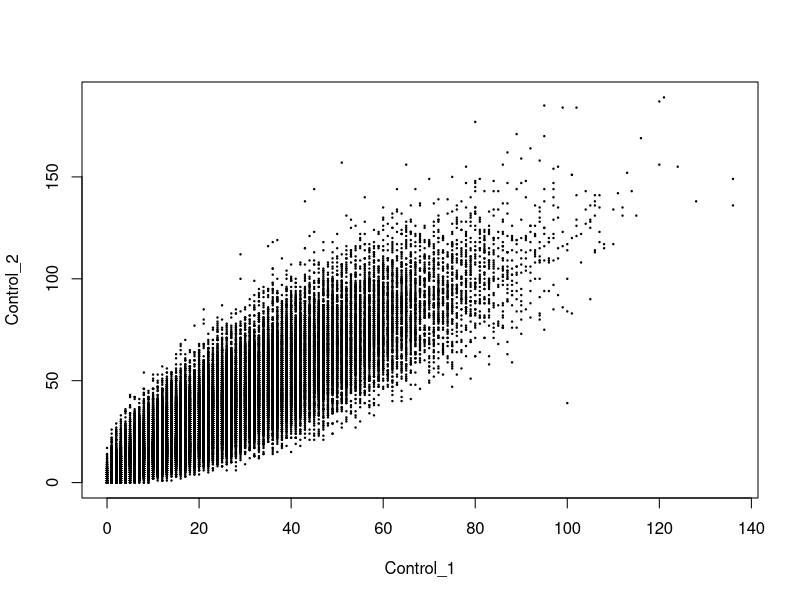
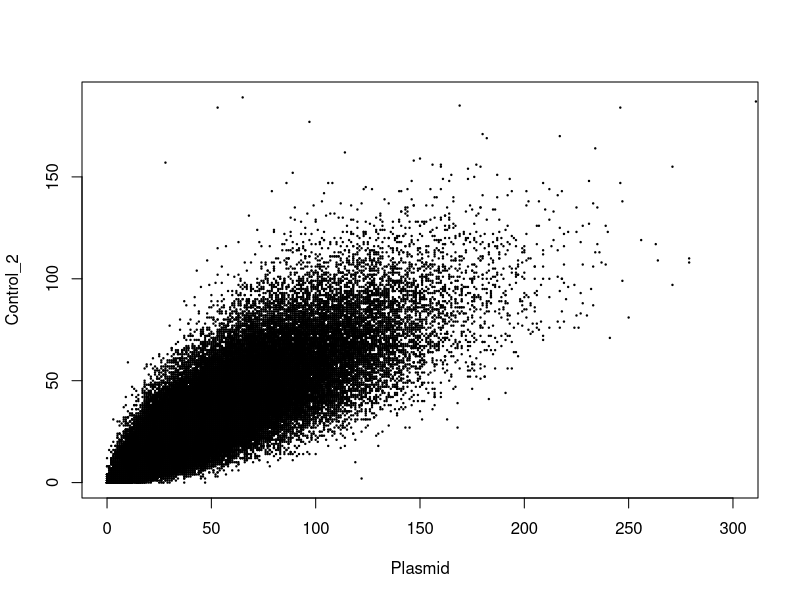
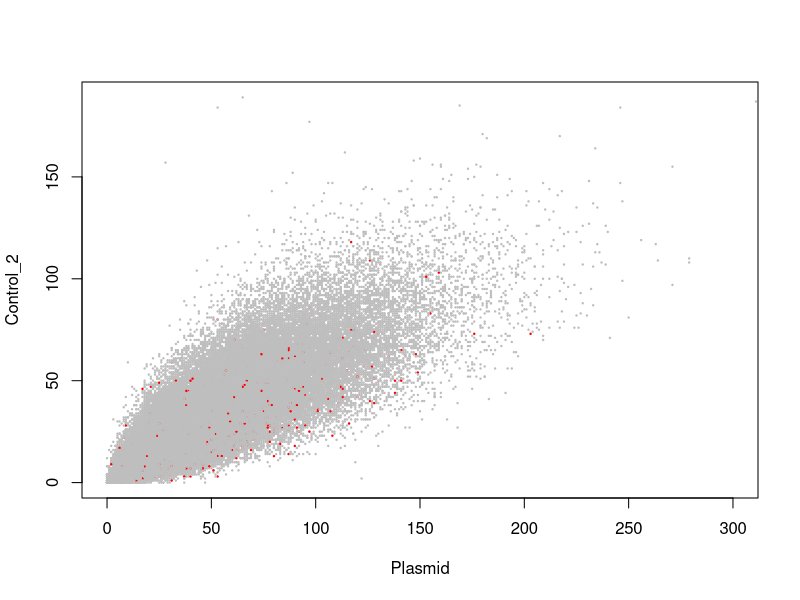
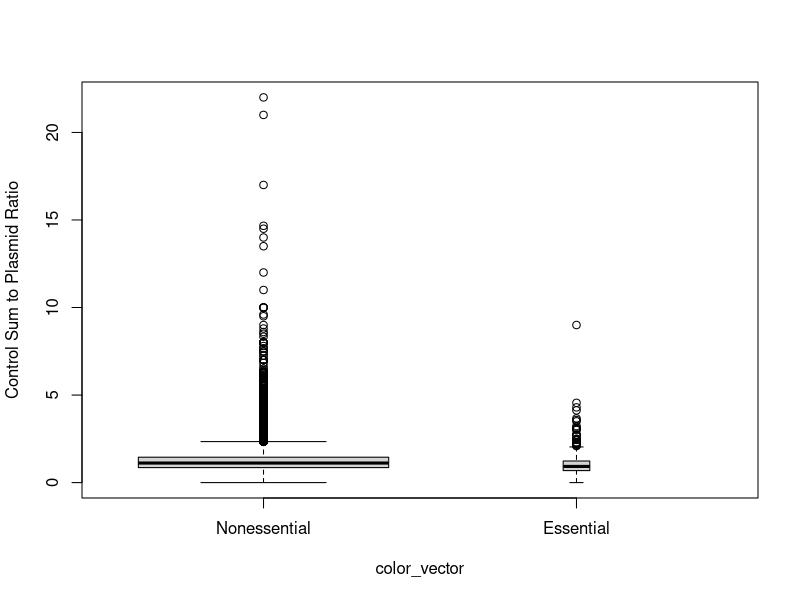
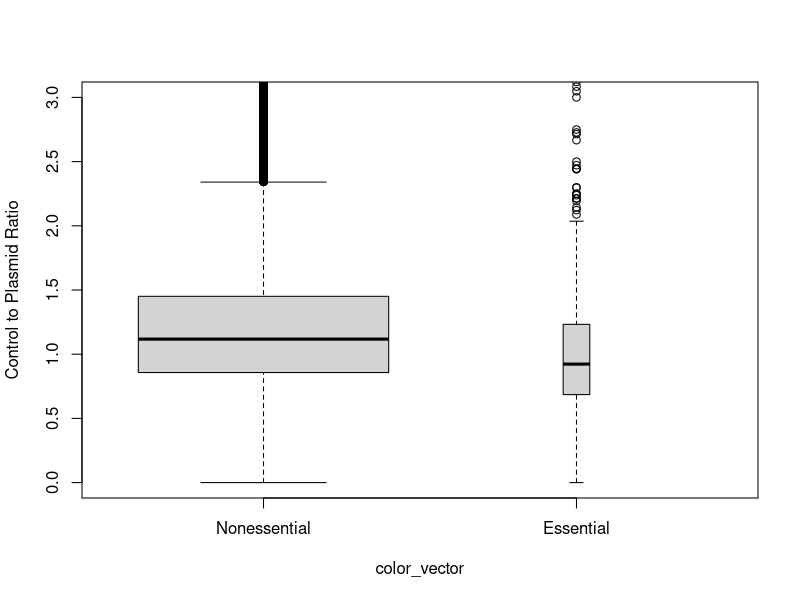
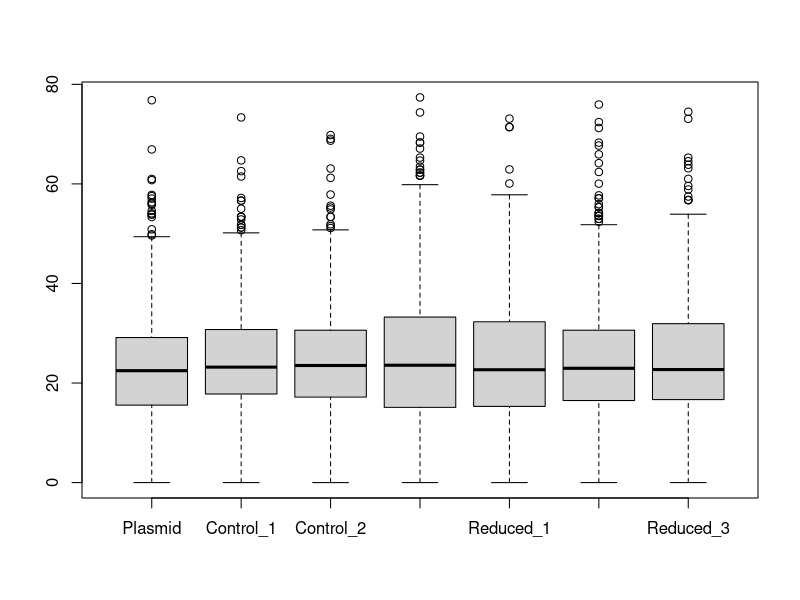
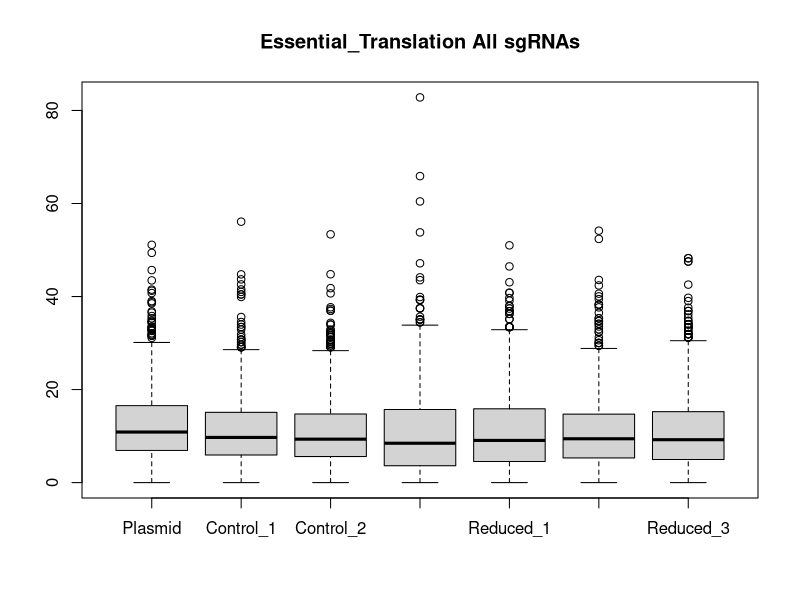
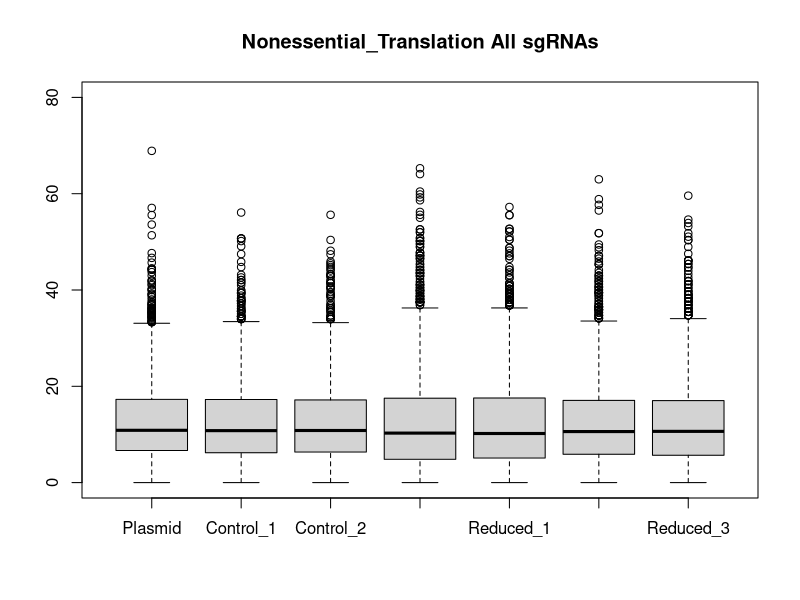

R code for these plots, in order:
## Oct 21 2019 ## 

## Initial Analyses of the large scale CRISPR Screen with Brunello

# We will make sure that the barcode to sample associations are correct
# Look at the fastq files which should make have the barcodes in the readname
# CCGAGTTA -> Bru-3

setwd('~/Desktop/Shilpa/shilpa/')
control_1 = read.table('./Bru_hyg_1_1.txt', header= T)
control_2 = read.table('./Bru_hyg_2_1.txt', header= T)

increased_1 = read.table('./Bru_hyg_3_1.txt', header= T)

reduced_1 = read.table('./Bru_hyg_4_1.txt', header= T)
reduced_2 = read.table('./Bru_hyg_5_1.txt', header= T)
reduced_3 = read.table('./Bru_hyg_6_1.txt', header= T)

plasmid = read.table('./Bru_hyg_parent.txt', header = T)

all_sgRNA_counts = cbind(plasmid$Count, control_1$Count, control_2$Count,
                         increased_1$Count, 
                         reduced_1$Count, reduced_2$Count, reduced_3$Count )
row.names( all_sgRNA_counts )  = plasmid$sgRNA
colnames(all_sgRNA_counts) = c( "Plasmid", "Control_1", "Control_2", 
                                "Increased_1", 
                                "Reduced_1", "Reduced_2", "Reduced_3" )
# write.csv(all_sgRNA_counts, file = "All_sgRNA_Counts_Merged.csv")

# Total Number of reads per condition
colSums(all_sgRNA_counts)

# We will define a new matrix that is normalized to sequencing depth
# In future work, we can think of better normalization methods
normalized_all_sgRNA_counts = apply(all_sgRNA_counts , 1, function (x) {1000000 * x / colSums(all_sgRNA_counts) })
normalized_all_sgRNA_counts  = t(normalized_all_sgRNA_counts)
write.csv (normalized_all_sgRNA_counts, file = "Normalized_sgRNA_counts.csv")

# Number of sgRNAs with counts less than threshold
threshold = 1
round ( apply (all_sgRNA_counts, 2, function (x){sum (x < threshold) }) / nrow(all_sgRNA_counts), 2 ) 

plot(all_sgRNA_counts[,2], all_sgRNA_counts[,3], pch = 19, cex = .2, xlab = "Control_1", ylab = "Control_2")
plot(all_sgRNA_counts[,1], all_sgRNA_counts[,3], pch = 19, cex = .2, xlab = "Plasmid", ylab = "Control_2", 
     xlim = c(0, 300))

# Overall correlation between the sgRNA counts
round ( cor (all_sgRNA_counts, method = "spearman") , 3 ) 


# Is there a depletion for essential genes in Control population compared to Plasmid? 
essentials = read.csv('./K562_essential_genes_depmap.csv')
essentials_alternative_list = read.csv('./K562_essential genes.csv')

essentials_merged = union(essentials$Genes, essentials_alternative_list$Genes)

gene_names = unlist(lapply ( strsplit(row.names(all_sgRNA_counts), split = "_"), "[[" , 1 ) )
color_vector = rep ("gray", nrow (all_sgRNA_counts))
color_vector[gene_names %in% essentials$Genes ]  = "red"
plot(all_sgRNA_counts[,1], all_sgRNA_counts[,3], pch = 19, cex = .2, xlab = "Plasmid", ylab = "Control_2", 
     xlim = c(0, 300), col = color_vector)

boxplot (  ( all_sgRNA_counts[,2] + all_sgRNA_counts[,3] ) / all_sgRNA_counts[,1] ~ color_vector, 
           varwidth = T, ylab = "Control Sum to Plasmid Ratio", names = c("Nonessential", "Essential")) 

boxplot (  ( all_sgRNA_counts[,2] + all_sgRNA_counts[,3] ) / all_sgRNA_counts[,1] ~ color_vector, 
           varwidth = T, ylab = "Control to Plasmid Ratio", names = c("Nonessential", "Essential"), 
           ylim = c (0, 3 ) ) 

# What is the ratio of the Control sgRNAs in Control to Plasmid, or Control to Sorted? 
control_sgRNAs = normalized_all_sgRNA_counts[gene_names == "Control", ]
boxplot(control_sgRNAs)

# Read counts for known translation factors 
essential_translation_regulators = read.csv('./essential_translation_genes_GO.csv')
sgRNAs_essential_translation =   gene_names %in% essential_translation_regulators$x 
nonessential_translation_regulators = read.csv('./nonessential_translation_genes_GO.csv')
sgRNAs_nonessential_translation =   gene_names %in% nonessential_translation_regulators$x  

# One strategy is to take the sgRNAs that enriched compared to control and look for enrichment
control_mean = (normalized_all_sgRNA_counts[,2] + normalized_all_sgRNA_counts[,3])  / 2

# We defined enrichment with respect to the mean count in two replicates of reduced here.
reduced_mean = (normalized_all_sgRNA_counts[,6] + normalized_all_sgRNA_counts[,7])  / 2

ratio_reduced =  reduced_mean / (control_mean + 1 )  

enriched_in_reduced = ratio_reduced > 1.25
sum ( gene_names == "Control" ) 
write.csv ( sort ( table ( gene_names[enriched_in_reduced] ), decreasing = T ) , file = "Enriched_Genes_Reduced.csv") 

# Enrichment in increased.
ratio_increased =  normalized_all_sgRNA_counts[,4] / (control_mean + 1 )  
enriched_in_increased = ratio_increased > 1.6
sort ( table ( gene_names[enriched_in_increased] ), decreasing = T ) 

# Ovelap between increased and reduced
multiple_sgRNAs_reduced = table ( gene_names[enriched_in_reduced] ) > 1
list_of_genes_reduced = unlist ( dimnames(table ( gene_names[enriched_in_reduced] )) ) 
length ( list_of_genes_reduced[multiple_sgRNAs_reduced] )

multiple_sgRNAs_increased = table ( gene_names[enriched_in_increased] ) > 1
list_of_genes_increased = unlist ( dimnames(table ( gene_names[enriched_in_increased] )) ) 
length( list_of_genes_increased[multiple_sgRNAs_increased] )

sum ( list_of_genes_reduced[multiple_sgRNAs_reduced] %in% list_of_genes_increased[multiple_sgRNAs_increased] ) 

length(unique(gene_names) ) 

# Two guides
fmat = matrix(nrow =2, ncol = 2)
fmat[1,] = c(212, 1958-212)
fmat[2,] = c(1484- 212, 19115 - (1958 +1484 - 212)  )
fisher.test(fmat)

# Three guides
fmat[1,] = c(2, 212)
fmat[2,] = c(121, 19115 - 335  )
fisher.test(fmat)

# Define enrichment for each replicate of the reduced and look at consistency
ratio_reduced1_control = normalized_all_sgRNA_counts[,5] / (control_mean + 1 ) 
ratio_reduced2_control = normalized_all_sgRNA_counts[,6] / (control_mean + 1 ) 
ratio_reduced3_control = normalized_all_sgRNA_counts[,7] / (control_mean + 1 ) 


# These thresholds correspond to 10% Non-targeting controls
enriched_in_ratio_reduced1 = ratio_reduced1_control > 1.52
# The difference in the threshold suggest second reduced is better 
enriched_in_ratio_reduced2 = ratio_reduced2_control > 1.352
enriched_in_ratio_reduced3 = ratio_reduced3_control > 1.363

# These thresholds correspond to 5% Non-targeting controls
enriched_in_ratio_reduced1 = ratio_reduced1_control > 1.7
# The difference in the threshold suggest second reduced is better 
enriched_in_ratio_reduced2 = ratio_reduced2_control > 1.485
enriched_in_ratio_reduced3 = ratio_reduced3_control > 1.497
head ( sort ( table ( gene_names[enriched_in_ratio_reduced3] ), decreasing = T ) ) 

enrichment_matrix = cbind (enriched_in_ratio_reduced1, 
                           enriched_in_ratio_reduced2, 
                           enriched_in_ratio_reduced3)

colSums(enrichment_matrix)
# 10473                      11511                      10102 
# We expect at 10%  Threshold to detect 
# 7744

table ( rowSums(enrichment_matrix) ) 
#     0     1     2     3 
# 52187 19279  5118   857
# Random chance of having three guides
( 10473 * 11511 * 10102) / 77441 ^3
# 0.002622278 * 77441 = 203 expected by chance. Observed 857! 

( 7160 * 7785 * 6578) / 77441 ^3
# 61.13974 expected 408

head( sort (table ( gene_names[rowSums(enrichment_matrix)  == 3 ]  ), decreasing = T )  ) 

# How many genes have two or more guides in at least 2 replicates
atleast_two_replicates = head( sort (table ( gene_names[rowSums(enrichment_matrix)  > 1 ]  ), decreasing = T ), 226  ) 
as.character(unlist(dimnames(atleast_two_replicates)) ) 

# Is there an enrichment of these lists among the GO term translation regulators. 
length ( unique ( gene_names[ sgRNAs_nonessential_translation ]  )  ) 
sum ( list_of_genes_reduced[multiple_sgRNAs_reduced] %in% unique ( gene_names[ sgRNAs_nonessential_translation ]  )  ) 

fmat[1,] = c(71, 1958 - 71)
fmat[2,] = c(670, 19115 - ( 670 + 1958 - 71) )
fisher.test(fmat)


length ( unique ( gene_names[ sgRNAs_essential_translation ]  )  ) 
sum ( list_of_genes_reduced[multiple_sgRNAs_reduced] %in% unique ( gene_names[ sgRNAs_essential_translation ]  )  ) 

fmat[1,] = c(28, 1958 - 28)
fmat[2,] = c( 249 - 28, 19115 - ( 249 + 1958 - 28) )
fisher.test(fmat)

# Another alternative is to look at the read counts of all sgRNAs that map to the translation regulators
boxplot( normalized_all_sgRNA_counts[sgRNAs_essential_translation,], 
         main = "Essential_Translation All sgRNAs" )
write.csv(normalized_all_sgRNA_counts[sgRNAs_essential_translation,], file = "Normalized_sgRNA_Essential_Translation.csv")

boxplot( normalized_all_sgRNA_counts[sgRNAs_nonessential_translation,], ylim = c(0, 80),
         main = "Nonessential_Translation All sgRNAs" )

write.csv(normalized_all_sgRNA_counts[sgRNAs_nonessential_translation,], file = "Normalized_sgRNA_NonEssential_Translation.csv")
